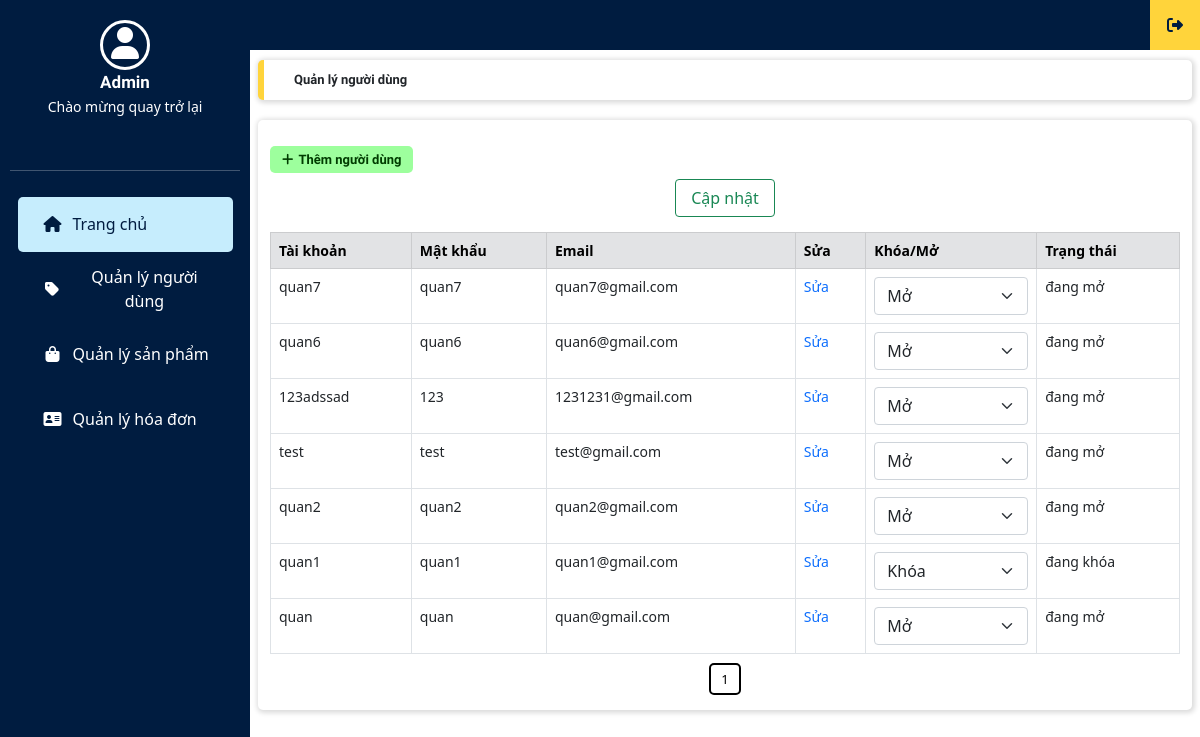
Page /quan_tri/index.php?thamso=nguoi_dung (signed in) on the earlier database version.
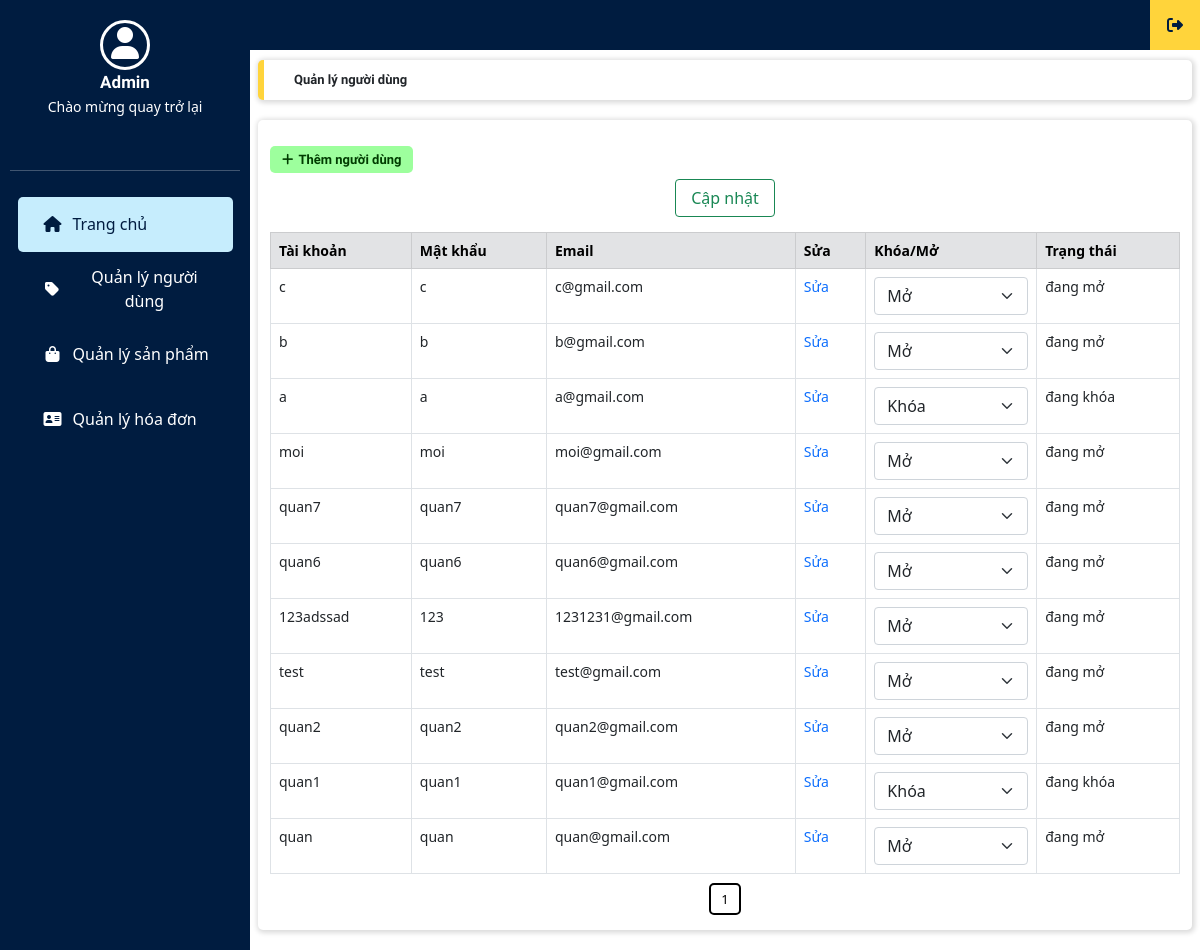
Same page on the later database version.
### tables this page shows
CREATE TABLE `nguoi_dung` (
  `nguoi_dung_id` int(11) NOT NULL,
  `tai_khoan` varchar(256) NOT NULL,
  `mat_khau` varchar(256) NOT NULL,
  `email` varchar(256) NOT NULL,
  `trang_thai` varchar(256) NOT NULL,
  `ho_ten` varchar(255) NOT NULL,
  `so_dien_thoai` varchar(10) NOT NULL,
  `dia_chi` mediumtext NOT NULL,
  `tinh_thanh` mediumtext NOT NULL,
  `quan_huyen` mediumtext NOT NULL
);

### quan_tri/chuc_nang/quan_tri_2/xac_dinh_dang_nhap.php (called while the page is built, shortened)
		<?php
	if(isset($_SESSION['ky_danh']))
	{
		$ky_danh=$_SESSION['ky_danh'];
		$mat_khau=$_SESSION['mat_khau'];
		$tv="select count(*) from thong_tin_quan_tri where ky_danh='$ky_danh' and mat_khau='$mat_khau' ";
		$conn = new mysqli("localhost", "root", "", "ban_hang");
		$tv_1 = mysqli_query($conn, $tv);
		$tv_2 = mysqli_fetch_array($tv_1);
		if($tv_2[0]==1)
		{
			$xac_dinh_dang_nhap="co";
		}
	}
?>

### quan_tri/chuc_nang/nguoi_dung/quan_ly_nguoi_dung.php (the view, shortened to what this page needs)
<?php
	$so_dong_tren_mot_trang=20;
	$tv="select count(*) from nguoi_dung";
	$conn = new mysqli("localhost", "root", "", "ban_hang");
	$tv_1 = mysqli_query($conn, $tv);
	$tv_2 = mysqli_fetch_array($tv_1);
	$so_trang=ceil($tv_2[0]/$so_dong_tren_mot_trang);
	$vtbd=($_GET['trang']-1)*$so_dong_tren_mot_trang;
	$tv="select * from nguoi_dung order by nguoi_dung_id desc limit $vtbd,$so_dong_tren_mot_trang";
	$tv_1 = mysqli_query($conn, $tv);
?>
<div class="content">
    <div class="row">
        <div class="title col-12 box_shadow">
            <b>Quản lý người dùng</b>
        </div>
    </div>
    <div class="row main_frame box_card box_shadow">
        <div class="element_btn">
            <div>
                <a href="?thamso=them_nguoi_dung" class="addnew_btn"><i class="fas fa-plus"></i>Thêm người dùng</a>
            </div>
        </div>
        <div class="table-responsive-lg">
            <table class="table table-bordered">
                <form action="" method="post">
                    <thead>
                        <tr class="table-secondary">
                            <th scope="col">Tài khoản</th>
                            <th scope="col">Mật khẩu</th>
                            <th scope="col">Email</th>
                            <th scope="col">Sửa</th>
                            <th scope="col">Khóa/Mở</th>
                            <th scope="col">Trạng thái</th>
                        </tr>
                    </thead>
                    <tbody>
                        <?php
                            while ($tv_2 = mysqli_fetch_array($tv_1)) {
                                $nguoi_dung_id = $tv_2['nguoi_dung_id'];
                                $tai_khoan = $tv_2['tai_khoan'];
                                $mat_khau = $tv_2['mat_khau'];
                                $email = $tv_2['email'];
                                $trang_thai = $tv_2['trang_thai'];
                                $link_sua="?thamso=sua_nguoi_dung&nguoi_dung_id=".$nguoi_dung_id;
                                $a_1=""; $a_2="";
                                if($trang_thai=="co") $a_2="selected";
                        ?>
                        <tr>
                            <td><?php echo $tai_khoan; ?></td>
                            <td><?php echo $mat_khau; ?></td>
                            <td><?php echo $email; ?></td>
                            <td><a href="<?php echo $link_sua; ?>">Sửa</a></td>
                            <td>
                            <select name="khoa_mo_<?php echo $nguoi_dung_id; ?>" class="form-select" id="floatingSelect" aria-label="Floating label select example">
                                <option value="">Mở</option>
                                <option value="co" <?php echo $a_2; ?>>Khóa</option>
                            </select>
                            </td>
                            <td><?php echo $trang_thai =="co" ? 'đang khóa' : 'đang mở'; ?></td>
                        </tr>
                        <?php
                            }
                        ?>
                    </tbody>
                    <div>
            <button type="submit" name="trang_thai" class="btn btn-outline-success"style="width:100px;">Cập nhật</button>
        </div>
                </form>
            </table>
        </div>
        <div class="category_paging">
            <?php
                for ($i = 1; $i <= $so_trang; $i++) {
                    $link_phan_trang = "?thamso=nguoi_dung&trang=".$i;
                    echo "<a href='$link_phan_trang' class='phan_trang'>";
                    echo $i;
                    echo "</a> ";
                }
            ?>
        </div>
    </div>
</div>

### quan_tri/index.php (shortened to what this page needs)
<?php
	include("chuc_nang/quan_tri_2/xac_dinh_dang_nhap.php");
?>
<html>
	<head>
	</head>
	<body>
		<?php
			if(!isset($xac_dinh_dang_nhap)) {
				include("chuc_nang/quan_tri_2/khung_dang_nhap.php");
			}
			else {
				if($xac_dinh_dang_nhap=="co") {
					echo "<center>";
						include("chuc_nang/quan_tri_2/trang_chu.php");
					echo "</center>";
				}
			}
		?>
	</body>
</html>

### quan_tri/chuc_nang/quan_tri_2/trang_chu.php (shortened to what this page needs)
<html>
	<head>
		<link rel="stylesheet" type="text/css" href="./giao_dien/admin.css">
		<link rel="stylesheet" href="https://cdnjs.cloudflare.com/ajax/libs/bootstrap/5.0.2/css/bootstrap.min.css">
		<link rel="stylesheet" href="https://cdnjs.cloudflare.com/ajax/libs/font-awesome/6.4.0/css/all.min.css">
	</head>
	<body>
		<?php
			include("chuc_nang/quan_tri_2/dieu_huong.php");
		?>
        <div class="top">
            <div class="tab_menu">
                <div style="width: 250px;">
                    <div class="sidebar">
                        <div class="user">
                            <div class="user_avatar">
                                <i class="fa-solid fa-user fa-2x"></i>
                            </div>
                            <div>
                                <div class="user_name">
                                    <b>Admin</b>
                                </div>
                                <div class="user_designation">
                                    <p>Chào mừng quay trở lại</p>
                                    <br>
                                </div>
                            </div>
                            <hr>
                        </div>
                        <div class="menu">
                            <a href="index.php"><li class="menu_item active"><i class="fas fa-house"></i>Trang chủ</li></a>
                            <a href="?thamso=nguoi_dung"><li class="menu_item"><i class="fas fa-tag"></i>Quản lý người dùng</li></a>
                            <a href="?thamso=quan_ly_san_pham"><li class="menu_item"><i class="fas fa-bag-shopping"></i>Quản lý sản phẩm</li></a>
                            <a href="?thamso=hoa_don"><li class="menu_item"><i class="fas fa-address-card"></i>Quản lý hóa đơn</li></a>
                        </div>
                    </div>
                </div>
            </div>
            <div class="sign_out">
                <a href="?thamso=thoat"><i class="fas fa-right-from-bracket"></i></a>
            </div>
        </div>
	</body>
</html>

### quan_tri/chuc_nang/quan_tri_2/dieu_huong.php (shortened to what this page needs)
<?php
	if(!isset($_GET['thamso'])){$thamso="";}else{$thamso=$_GET['thamso'];}
	switch($thamso)
	{
		case "nguoi_dung":
			include("chuc_nang/nguoi_dung/quan_ly_nguoi_dung.php");
		break;
	}
?>

### quan_tri/giao_dien/admin.css (style rules this page uses)
* { margin: 0; padding: 0; box-sizing: border-box; }
li { list-style: none; }
a { text-decoration: none; }
body { font-family: Roboto; background-color: #f5f5f5; }
.container, .row { padding: 0; margin: 0; }
.main_frame { padding: 20px 0 0 0; }
.top { z-index: 1; position: fixed; top: 0; height: 50px; width: 100%; color: #ffffff; background-color: #001c40; }
.tab_menu>i, .sign_out i { padding: 17px; background-color: #ffd43b; color: #001c40; }
.sidebar { z-index: 2; }
.tab_menu { float: left; }
.sign_out { float: right; }
.sidebar { padding: 20px 10px; position: fixed; left: 0; height: 100%; width: 250px; color: #ffffff; background-color: #001c40; }
.user { text-align: center; line-height: 1.5; }
.user_avatar i { padding-top: 4px; height: 50px; width: 50px; border: 3px solid #ffffff; border-radius: 50%; }
.user_name { font-size: 17px; font-family: Roboto-Bold; }
.user_designation { font-size: 14px; }
.menu { padding-top: 5px; }
.menu li { height: 55px; width: 215px; border-radius: 5px; padding: 15px; margin: 5px; cursor: pointer; }
.menu a { color: #ffffff; }
.menu i { width: 40px; }
.menu .active, .menu li:hover { background-color: #c6edfd; transition: all 0.3s ease; color: #001c40; }
.content { margin-left: 250px; padding: 60px 20px 0px 20px; justify-content: center; }
.content .title { font-family: Roboto-Bold; font-size: 13px; background-color: #ffffff; border-radius: 5px; border-left: 6px solid #ffd43b; padding: 10px 30px; margin-bottom: 20px; }
.box_shadow { box-shadow: 1px 1px 5px 2px rgba(0, 0, 0, 0.14); }
.box_card { border-radius: 5px; margin-bottom: 20px; background-color: #ffffff; }
.element_btn { padding: 10px; text-align: left; }
.element_btn i { padding-right: 5px; }
.element_btn a { font-size: 13px; font-family: Roboto-Bold; }
.addnew_btn { color: #003c00; background-color: #9dff9d; padding: 6px 12px; border-radius: 5px; }
.table { margin-top: 15px; }
.table th, .table td { font-size: 14px; padding: 12px; }
.table, td, th { border-collapse: collapse; border: 1px solid #c8c7c7; }
.table thead { background-color: #dddddd; }
.title, tr { text-align: left; }
table { width: 98%; }
.category_paging { padding-bottom: 20px; text-align: center; }
.phan_trang { color: black; font-size: 13px; border: 2px solid black; border-radius: 5px; margin: 10px 5px; padding: 5px 10px; }
.menu li { display: inline-flex; }
.menu_item { align-items: center; }
.menu a,.element_btn a, tbody td a ,.category_paging a { text-decoration: none; }
.main_frame { align-items: center; }

Differences in the rows shown:
added nguoi_dung: tai_khoan "c", mat_khau "c", email "c@gmail.com", trang_thai "đang mở"
added nguoi_dung: tai_khoan "b", mat_khau "b", email "b@gmail.com", trang_thai "đang mở"
added nguoi_dung: tai_khoan "a", mat_khau "a", email "a@gmail.com", nguoi_dung_id "Khóa", trang_thai "đang khóa"
added nguoi_dung: tai_khoan "moi", mat_khau "moi", email "moi@gmail.com", trang_thai "đang mở"
